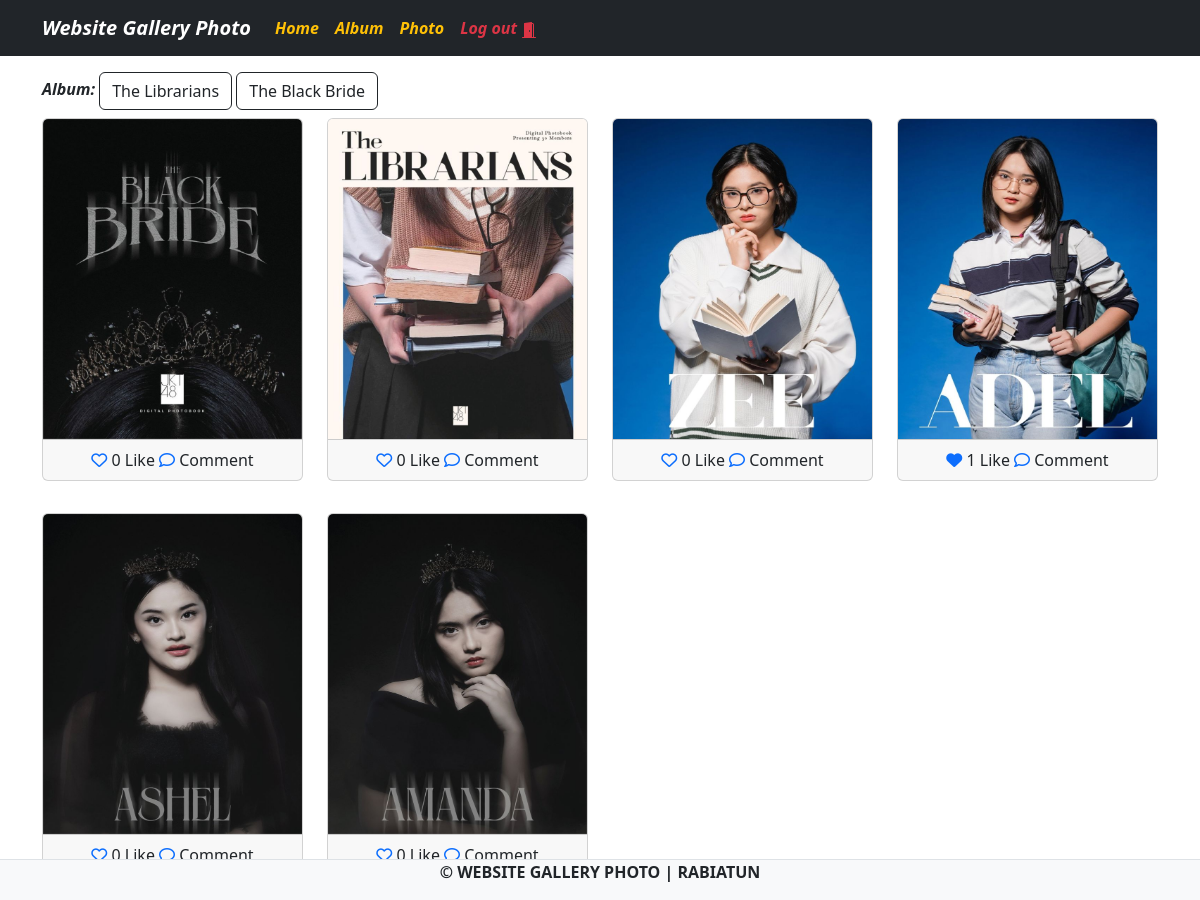
Screenshot of /home.php (signed in) with the database file from the repository.
### tables this page shows
CREATE TABLE `album` (
  `albumid` int(11) NOT NULL,
  `namaalbum` varchar(255) NOT NULL,
  `deskripsi` text NOT NULL,
  `tanggaldibuat` date NOT NULL,
  `userid` int(11) NOT NULL
);

CREATE TABLE `foto` (
  `fotoid` int(11) NOT NULL,
  `judulfoto` varchar(255) NOT NULL,
  `deskripsifoto` text NOT NULL,
  `tanggalunggah` date NOT NULL,
  `lokasifile` varchar(255) NOT NULL,
  `albumid` int(11) NOT NULL,
  `userid` int(11) NOT NULL
);

### home.php (the view, shortened to what this page needs)
<?php
include "koneksi.php";
$userid = $_SESSION['userid'];
?>
</html>
<!DOCTYPE html>
<html lang="en">
<head>
    <link href="https://cdn.jsdelivr.net/npm/bootstrap@5.3.3/dist/css/bootstrap.min.css" rel="stylesheet">
    <link rel="stylesheet" href="https://cdnjs.cloudflare.com/ajax/libs/font-awesome/6.5.1/css/all.min.css" />
</head>
<body>
<nav  class="navbar navbar-expand-sm bg-dark navbar-dark">
        <div class="container">
            <a class="navbar-brand" href="index.php"><em><b>Website Gallery Photo</b></em></a>
            <div class="collapse navbar-collapse" id="navbarNavAltMarkup">
                <div class="navbar-nav me-auto">
                    <?php
                    if (!isset($_SESSION['userid'])) {
                    ?>
                        <a href="register.php" class="btn btn-outline-success m-1">Register</a>
                        <a href="login.php" class="btn btn-outline-primary m-1">Login</a>
                    <?php
                    } else {
                    ?>
                    <ul class="nav">
                        <li class="nav-item">
                            <a class="nav-link text-warning" aria-current="page" href="home.php"><b><em>Home</em></b></a>
                        </li>
                        <li class="nav-item">
                            <a class="nav-link text-warning" href="album.php"><b><em>Album</em></b></a>
                        </li>
                        <li class="nav-item">
                            <a class="nav-link text-warning" href="foto.php"><b><em>Photo</em></b></a>
                        </li>
                        <li>
                        <a class="nav-link text-danger" href="logout.php"><b><em>Log out
                        </em></b></a>
                        </li>
                    </ul>
                    <?php
                    }
                    ?>
                </div>
            </div>
        </div>
    </nav>
    <div class="container mt-3">
        <strong><em>Album:</em></strong>
        <?php
        $album = mysqli_query($conn, "select * from album where userid='$userid'");
        while ($row = mysqli_fetch_array($album)) { ?>
            <a href="home.php?albumid=<?php echo $row['albumid'] ?>" class="btn btn-outline-dark"><?php echo $row['namaalbum'] ?></a>
        <?php } ?>
        <div class="row">
            <?php
            if (isset($_GET['albumid'])) {
                $albumid = $_GET['albumid'];
                $query = mysqli_query($conn, "select * from foto where userid='$userid' and albumid='$albumid'");
                while ($data = mysqli_fetch_array($query)) { ?>
                    <div class="col-md-3 mt-2">
                        <div class="card">
                            <img src="gambar/<?= $data['lokasifile'] ?>" class="card-img-top" title="" style="height: 20rem;" alt="">
                            <div class="card-footer text-center">
                                <?php
                                $fotoid = $data['fotoid'];
                                $ceksuka = mysqli_query($conn, "select * from likefoto where fotoid='$fotoid' and userid='$userid'");
                                if (mysqli_num_rows($ceksuka) == 1) { ?>
                                    <a href="like.php?fotoid=<?= $data['fotoid'] ?>" name="batalsuka"><i class="fa fa-heart"></i></a>
                                <?php } else { ?>
                                    <a href="like.php?fotoid=<?= $data['fotoid'] ?>" name="suka"><i class="fa-regular fa-heart"></i></a>
                                <?php }
                                $like = mysqli_query($conn, "select * from likefoto where fotoid='$fotoid'");
                                echo mysqli_num_rows($like) . ' Like';
                                ?>
                                <a href="komentar.php?fotoid=<?= $data['fotoid'] ?>"><i class="fa-regular fa-comment"></i></a>Comment
                            </div>
                        </div>
                        <br>
                    </div>
                <?php }
            } else {
                $sql = mysqli_query($conn, "select * from foto where userid='$userid'");
                while ($data = mysqli_fetch_array($sql)) {
                ?>
                    <div class="col-md-3 mt-2">
                        <div class="card">
                            <img src="gambar/<?= $data['lokasifile'] ?>" class="card-img-top" title="" style="height: 20rem;" alt="">
                            <div class="card-footer text-center">
                                <?php
                                $fotoid = $data['fotoid'];
                                $ceksuka = mysqli_query($conn, "select * from likefoto where fotoid='$fotoid' and userid='$userid'");
                                if (mysqli_num_rows($ceksuka) == 1) { ?>
                                    <a href="like.php?fotoid=<?= $data['fotoid'] ?>" name="batalsuka"><i class="fa fa-heart"></i></a>
                                <?php } else { ?>
                                    <a href="like.php?fotoid=<?= $data['fotoid'] ?>" name="suka"><i class="fa-regular fa-heart"></i></a>
                                <?php }
                                $like = mysqli_query($conn, "select * from likefoto where fotoid='$fotoid'");
                                echo mysqli_num_rows($like) . ' Like';
                                ?>
                                <a href="komentar.php?fotoid=<?= $data['fotoid'] ?>"><i class="fa-regular fa-comment"></i></a> Comment
                            </div>
                        </div>
                        <br>
                    </div>
            <?php
                }
            }
            ?>
        </div>
    </div>
    <footer class="d-flex justify-content-center border-top mt-3 bg-light fixed-bottom">
    <p><strong>&copy; WEBSITE GALLERY PHOTO | RABIATUN</strong></p>
    </footer>
</body>
</html>

### rows the page displays
album: namaalbum "The Librarians"
album: namaalbum "The Black Bride"
foto: lokasifile (picture), mysqli_num_rows($like) "0"
foto: lokasifile (picture), mysqli_num_rows($like) "0"
foto: lokasifile (picture), mysqli_num_rows($like) "0"
foto: lokasifile (picture), mysqli_num_rows($like) "1"
foto: lokasifile (picture), mysqli_num_rows($like) "0"
foto: lokasifile (picture), mysqli_num_rows($like) "0"
